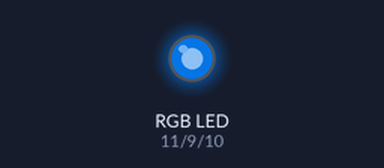
A sketch run on a simulated Arduino Uno, built with avr-gcc and run on an emulated ATmega328P. On the bench: an RGB LED mixed from three pins (HIGH = lit). Dim RGB values are drawn brighter than linear.

Above: at 0.05 s.
At 0.6 s:
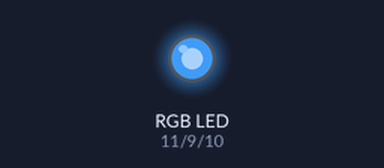
At 1.2 s:
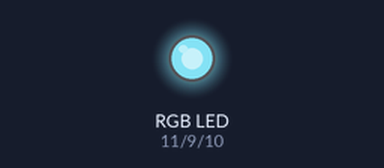
At 2.35 s:
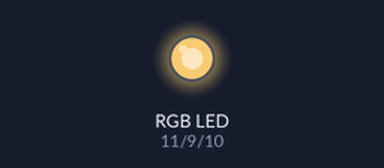
At 3.5 s:
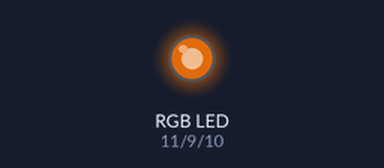
At 4.65 s:
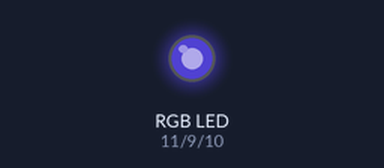
Timing chart, 0 to 6.7 s (numbered marks = the images above):
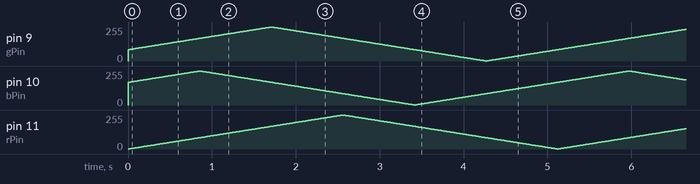

The sketch:

xch_t04_1.ino
```cpp
const int rPin = 11;
const int bPin = 10;
const int gPin = 9;

int rVal = 0;
int gVal = 85;
int bVal = 170;
int rDir = 1;
int gDir = 1;
int bDir = 1;

void setup() {
  pinMode(rPin, OUTPUT);
  pinMode(gPin, OUTPUT);
  pinMode(bPin, OUTPUT);
}

void loop() {
  analogWrite(rPin, rVal);
  analogWrite(gPin, gVal);
  analogWrite(bPin, bVal);

  if (rVal >= 255) { rDir = -1; } else if (rVal <= 0) { rDir = 1; }
  if (gVal >= 255) { gDir = -1; } else if (gVal <= 0) { gDir = 1; }
  if (bVal >= 255) { bDir = -1; } else if (bVal <= 0) { bDir = 1; }

  rVal = rVal + rDir;
  gVal = gVal + gDir;
  bVal = bVal + bDir;

  delay(10);
}
```
